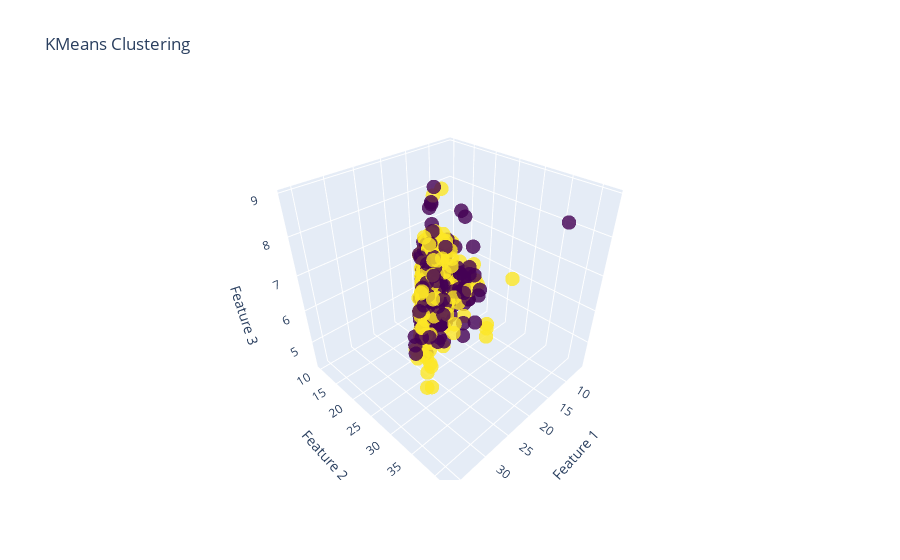

Notebook cell for this chart:
### Code cell
#123
import pandas as pd
from sklearn.cluster import KMeans
import plotly.graph_objs as go
from sklearn.neighbors import KNeighborsClassifier
from plotly.subplots import make_subplots

# Assuming x_train is a Pandas DataFrame
# If it's a NumPy array, you can convert it to a DataFrame using pd.DataFrame(x_train)
# x_train = pd.DataFrame(x_train)

# Perform k-means clustering
data_for_clustering = x_train

# Create and fit the KNeighborsClassifier
knn = KNeighborsClassifier(n_neighbors=2)
knn.fit(data_for_clustering, y_train)
# Predict the labels for the data points
cluster_labels = knn.predict(x_train.values)

# Create a Plotly figure with a 3D scatter plot
fig = make_subplots(rows=1, cols=1, specs=[[{'type': 'scatter3d'}]])

fig.add_trace(
    go.Scatter3d(
        x=data_for_clustering.iloc[:, 0],
        y=data_for_clustering.iloc[:, 1],
        z=data_for_clustering.iloc[:, 2],
        mode='markers',
        marker=dict(
            size=5,
            color=cluster_labels,  # Color by cluster labels
            colorscale='Viridis',
            opacity=0.8
        )
    )
)

# Update layout for better visibility
fig.update_layout(
    scene=dict(
        xaxis_title='Feature 1',
        yaxis_title='Feature 2',
        zaxis_title='Feature 3'
    ),
    title='KMeans Clustering'
)

fig.show()

### Figure 1 — Plotly figure (JSON) as saved in the notebook; plotly's stock layout.template omitted (floating-point values rounded to 4 significant figures; data arrays with more than 128 entries replaced by an {"elided": "..."} marker saying what was removed)
{"data": [{"marker": {"color": {"elided": "681 int values"}, "colorscale": [[0, "#440154"], [0.1111, "#482878"], [0.2222, "#3e4989"], [0.3333, "#31688e"], [0.4444, "#26828e"], [0.5556, "#1f9e89"], [0.6667, "#35b779"], [0.7778, "#6ece58"], [0.8889, "#b5de2b"], [1, "#fde725"]], "opacity": 0.8, "size": 5}, "mode": "markers", "type": "scatter3d", "x": {"elided": "681 float values"}, "y": {"elided": "681 float values"}, "z": {"elided": "681 float values"}}], "layout": {"scene": {"domain": {"x": [0, 1], "y": [0, 1]}, "xaxis": {"title": {"text": "Feature 1"}}, "yaxis": {"title": {"text": "Feature 2"}}, "zaxis": {"title": {"text": "Feature 3"}}}, "title": {"text": "KMeans Clustering"}}}
